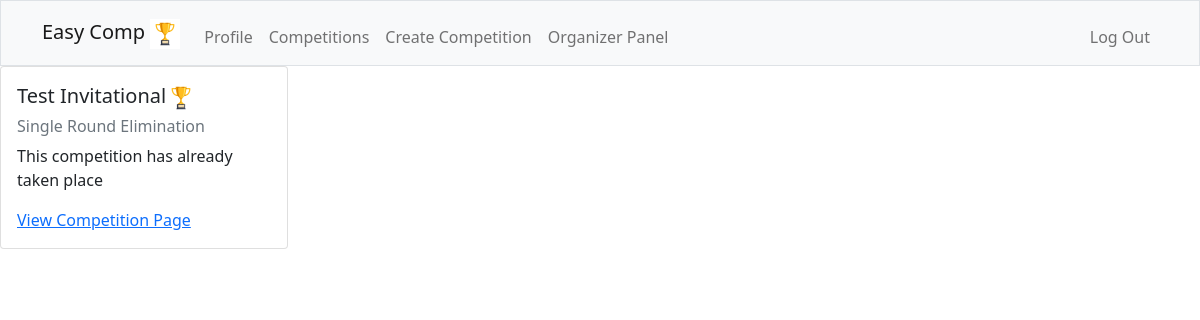
Screenshot of /organizerpanel (signed in) with the database file from the repository.
### tables this page shows
CREATE TABLE competitions (
    id INTEGER NOT NULL,
    name TEXT NOT NULL UNIQUE,
    info TEXT NOT NULL,
    format TEXT NOT NULL,
    organizer_id INTEGER NOT NULL,
    PRIMARY KEY(id),
    FOREIGN KEY(organizer_id) REFERENCES users(id)
);

### app.py (the view)
@app.route("/organizerpanel", methods = ["GET"])
@login_required
def organizerpanel():
    competitions = db.execute("SELECT DISTINCT name, info, format FROM competitions WHERE organizer_id = ?", session["user_id"])
    return render_template("organizerpanel.html", competitions=competitions)

### app.py (called while the page is built)
@app.after_request
def after_request(response):
    response.headers["Cache-Control"] = "no-cache, no-store, must-revalidate"
    response.headers["Expires"] = 0
    response.headers["Pragma"] = "no-cache"
    return response

### helpers.py (called while the page is built)
def login_required(f):
    @wraps(f)
    def decorated_function(*args, **kwargs):
        if session.get("user_id") is None:
            return redirect("/login")
        return f(*args, **kwargs)
    return decorated_function

### templates/organizerpanel.html (shortened to what this page needs)
{% extends "layout.html" %}
{% block main %}
{%for competition in competitions %}
<div class="card" style="width: 18rem;" name="competitioncard">
  <div class="card-body">
    <h5 class="card-title">{{competition['name']}}<img src="/static/images/vecteezy_flat-design-trophy-trophy-vector-isolated-on-white-background_6425320.jpg" width="30" height="30" alt="trophy"></h5>
    <h6 class="card-subtitle mb-2 text-muted">{{ competition['format']}}</h6>
    <p class="card-text">{{ competition['info'] }}</p>
    <a href="/yourcompetition/{{competition['name']}}" class="card-link">View Competition Page</a>
</div>
{% endfor %}
{% endblock %}

### rows the page displays
competitions: name "Test Invitational", format "Single Round Elimination", info "This competition has already taken place"
